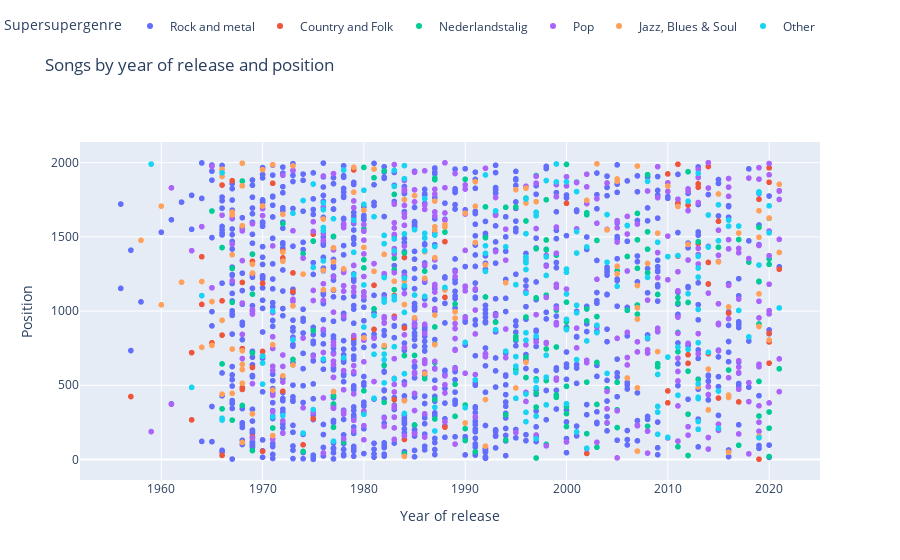

The cell this chart's notebook holds for it:
### Code cell
data['Supersupergenre'] = data['Supergenre']

data.loc[data['Supergenre'] == 'Jazz', 'Supersupergenre'] = 'Jazz, Blues & Soul'
data.loc[data['Supergenre'] == 'Blues', 'Supersupergenre'] = 'Jazz, Blues & Soul'
data.loc[data['Supergenre'] == 'Soul', 'Supersupergenre'] = 'Jazz, Blues & Soul'

data.loc[data['Supergenre'] == 'Rock', 'Supersupergenre'] = 'Rock and metal'
data.loc[data['Supergenre'] == 'Metal', 'Supersupergenre'] = 'Rock and metal'

data.loc[data['Supergenre'] == 'Country', 'Supersupergenre'] = 'Country and Folk'
data.loc[data['Supergenre'] == 'Folk', 'Supersupergenre'] = 'Country and Folk'

data.loc[data['Supergenre'] == 'Reggae', 'Supersupergenre'] = 'Other'
data.loc[data['Supergenre'] == 'Hiphop', 'Supersupergenre'] = 'Other'
data.loc[data['Supergenre'] == 'Classical', 'Supersupergenre'] = 'Other'
data.loc[data['Supergenre'] == 'Latin', 'Supersupergenre'] = 'Other'
data.loc[data['Supergenre'] == 'None', 'Supersupergenre'] = 'Other'
data.loc[data['Supergenre'] == 'Electronic', 'Supersupergenre'] = 'Other'

fig = px.scatter(data, hover_name='Title', hover_data=['Artist'], color='Supersupergenre', x='Year of release', y='Position')

fig.update_layout(
    title = "Songs by year of release and position",
)

fig.update_layout(legend=dict(
    orientation="h",
    yanchor="bottom",
    y=1.3,
    xanchor="right",
    x=1
))

fig.show()

#writing the figure to html, figure is visible at: https://almaliezenga.github.io/Top2000/html/songs_supersupergenres
pio.write_html(fig, file='html/songs_supersupergenres.html', auto_open=True)
data.to_csv('data/data_supersupergenre.csv', header=False, index=False)

### Figure 1 — Plotly figure (JSON) as saved in the notebook; plotly's stock layout.template omitted (floating-point values rounded to 4 significant figures; data arrays with more than 128 entries replaced by an {"elided": "..."} marker saying what was removed)
{"data": [{"customdata": {"elided": "998x1 str values"}, "hovertemplate": "<b>%{hovertext}</b><br><br>Supersupergenre=Rock and metal<br>Year of release=%{x}<br>Position=%{y}<br>Artist=%{customdata[0]}<extra></extra>", "hovertext": {"elided": "998 str values"}, "legendgroup": "Rock and metal", "marker": {"color": "#636efa", "symbol": "circle"}, "mode": "markers", "name": "Rock and metal", "showlegend": true, "type": "scattergl", "x": {"elided": "998 int values"}, "xaxis": "x", "y": {"elided": "998 int values"}, "yaxis": "y"}, {"customdata": [["Danny Vera"], ["Simon & Garfunkel"], ["Johnny Cash"], ["Simon & Garfunkel"], ["Dolly Parton"], ["Leonard Cohen"], ["Simon & Garfunkel"], ["Tracy Chapman"], ["Johnny Cash"], ["Bob Dylan"], ["Mumford & Sons"], ["Lex Uiting"], ["Kenny Rogers & Dolly Parton"], ["Chris Stapleton"], ["Johnny Cash"], ["Jim Croce"], ["Mumford & Sons"], ["Simon & Garfunkel"], ["Leonard Cohen"], ["Johnny Cash"], ["Johnny Cash"], ["Passenger"], ["Danny Vera"], ["Mumford & Sons"], ["The Common Linnets"], ["Bob Dylan"], ["Simon & Garfunkel"], ["Leonard Cohen"], ["Bob Dylan"], ["Danny Vera"], ["Art Garfunkel"], ["Simon & Garfunkel"], ["Danny Vera"], ["Dolly Parton"], ["Leonard Cohen"], ["Clannad"], ["Leonard Cohen"], ["Bob Dylan"], ["Simon & Garfunkel"], ["Leonard Cohen"], ["Dolly Parton"], ["Bob Dylan"], ["Tracy Chapman"], ["John Denver & Placido Domingo"], ["First Aid Kit"], ["Simon & Garfunkel"], ["Joni Mitchell"], ["Stealers Wheel"], ["Taylor Swift"], ["Taylor Swift"], ["Johnny Cash"], ["Johnny Cash"], ["Willie Nelson"], ["The Dubliners"], ["Ben Howard"], ["Ralph McTell"], ["Danny Vera"], ["Tracy Chapman"], ["Janis Ian"], ["Taylor Swift"], ["Mumford & Sons"], ["Johnny Cash"], ["Jonathan Jeremiah"], ["Joe Buck"], ["Mumford & Sons"], ["Bob Dylan"], ["Mumford & Sons"], ["Leonard Cohen"], ["Chris Stapleton"], ["Tim Hardin"], ["Lady Antebellum"], ["Duncan Browne"], ["Taylor Swift"], ["Fink"], ["Birdy"]], "hovertemplate": "<b>%{hovertext}</b><br><br>Supersupergenre=Country and Folk<br>Year of release=%{x}<br>Position=%{y}<br>Artist=%{customdata[0]}<extra></extra>", "hovertext": ["Roller Coaster", "The Sound Of Silence", "Hurt", "Bridge Over Troubled Water", "Jolene", "Hallelujah", "The Boxer", "Fast Car", "Ring Of Fire", "Hurricane", "Little Lion Man", "Nao 't Zuuje", "Islands In The Stream", "Tennessee Whiskey", "I Walk The Line", "Time In A Bottle", "The Cave", "Mrs. Robinson", "Suzanne", "Folsom Prison Blues (Live)", "A Boy Named Sue", "Let Her Go", "Hold On To Let Go", "I Will Wait", "Calm After The Storm", "Blowin' In The Wind", "El Condor Pasa (If I Could)", "So Long Marianne", "Like A Rolling Stone", "The Weight", "Bright Eyes", "Homeward Bound", "Pressure Makes Diamonds (2020)", "9 To 5", "Dance Me To The End Of Love", "Theme From 'Harry's Game'", "You Want It Darker", "The Times They Are A-Changin'", "Scarborough Fair", "Take This Waltz", "I Will Always Love You", "Knockin' On Heaven's Door", "Baby Can I Hold You", "Perhaps Love", "My Silver Lining", "Cecilia", "Both Sides Now", "Stuck In The Middle With You", "All Too Well (Taylor's Version)", "Shake It Off", "San Quentin", "A Thing Called Love", "Always On My Mind", "The Wild Rover", "Keep Your Head Up", "Streets Of London", "The Devil's Son", "Talkin' Bout A Revolution", "At Seventeen", "Blank Space", "Lover Of The Light", "One", "Happiness", "The Way You Take Time", "Hopeless Wanderer", "I Want You", "Babel", "Famous Blue Raincoat", "Cold", "How Can We Hang On To A Dream", "Need You Now", "The Wild Places", "Cowboy Like Me", "Looking Too Closely", "Skinny Love"], "legendgroup": "Country and Folk", "marker": {"color": "#EF553B", "symbol": "circle"}, "mode": "markers", "name": "Country and Folk", "showlegend": true, "type": "scattergl", "x": [2019, 1966, 2002, 1970, 1974, 1984, 1969, 1988, 1963, 1975, 2010, 2017, 1983, 2015, 1957, 1972, 2010, 1968, 1968, 1968, 1969, 2012, 2020, 2012, 2014, 1963, 1970, 1968, 1965, 2020, 1979, 1966, 2020, 1981, 1984, 1983, 2016, 1964, 1966, 1988, 1983, 1973, 1988, 1981, 2014, 1970, 1968, 1973, 2021, 2014, 1969, 1972, 1984, 1964, 2011, 1972, 2013, 1988, 1975, 2015, 2012, 2000, 2011, 2019, 2013, 1966, 2013, 1971, 2020, 1967, 2010, 1979, 2020, 2014, 2011], "xaxis": "x", "y": [2, 28, 41, 55, 99, 135, 152, 218, 267, 275, 382, 388, 403, 414, 424, 460, 462, 472, 480, 485, 620, 648, 649, 706, 713, 720, 728, 747, 786, 792, 822, 838, 851, 877, 886, 965, 986, 1045, 1069, 1093, 1105, 1131, 1146, 1174, 1183, 1187, 1193, 1257, 1282, 1328, 1335, 1358, 1361, 1366, 1370, 1404, 1455, 1468, 1518, 1605, 1714, 1726, 1730, 1753, 1834, 1849, 1857, 1861, 1868, 1878, 1924, 1951, 1965, 1974, 1989], "yaxis": "y"}, {"customdata": {"elided": "176x1 str values"}, "hovertemplate": "<b>%{hovertext}</b><br><br>Supersupergenre=Nederlandstalig<br>Year of release=%{x}<br>Position=%{y}<br>Artist=%{customdata[0]}<extra></extra>", "hovertext": {"elided": "176 str values"}, "legendgroup": "Nederlandstalig", "marker": {"color": "#00cc96", "symbol": "circle"}, "mode": "markers", "name": "Nederlandstalig", "showlegend": true, "type": "scattergl", "x": {"elided": "176 int values"}, "xaxis": "x", "y": {"elided": "176 int values"}, "yaxis": "y"}, {"customdata": {"elided": "420x1 str values"}, "hovertemplate": "<b>%{hovertext}</b><br><br>Supersupergenre=Pop<br>Year of release=%{x}<br>Position=%{y}<br>Artist=%{customdata[0]}<extra></extra>", "hovertext": {"elided": "420 str values"}, "legendgroup": "Pop", "marker": {"color": "#ab63fa", "symbol": "circle"}, "mode": "markers", "name": "Pop", "showlegend": true, "type": "scattergl", "x": {"elided": "420 int values"}, "xaxis": "x", "y": {"elided": "420 int values"}, "yaxis": "y"}, {"customdata": {"elided": "137x1 str values"}, "hovertemplate": "<b>%{hovertext}</b><br><br>Supersupergenre=Jazz, Blues & Soul<br>Year of release=%{x}<br>Position=%{y}<br>Artist=%{customdata[0]}<extra></extra>", "hovertext": {"elided": "137 str values"}, "legendgroup": "Jazz, Blues & Soul", "marker": {"color": "#FFA15A", "symbol": "circle"}, "mode": "markers", "name": "Jazz, Blues & Soul", "showlegend": true, "type": "scattergl", "x": {"elided": "137 int values"}, "xaxis": "x", "y": {"elided": "137 int values"}, "yaxis": "y"}, {"customdata": {"elided": "194x1 str values"}, "hovertemplate": "<b>%{hovertext}</b><br><br>Supersupergenre=Other<br>Year of release=%{x}<br>Position=%{y}<br>Artist=%{customdata[0]}<extra></extra>", "hovertext": {"elided": "194 str values"}, "legendgroup": "Other", "marker": {"color": "#19d3f3", "symbol": "circle"}, "mode": "markers", "name": "Other", "showlegend": true, "type": "scattergl", "x": {"elided": "194 int values"}, "xaxis": "x", "y": {"elided": "194 int values"}, "yaxis": "y"}], "layout": {"legend": {"orientation": "h", "title": {"text": "Supersupergenre"}, "tracegroupgap": 0, "x": 1, "xanchor": "right", "y": 1.3, "yanchor": "bottom"}, "margin": {"t": 60}, "title": {"text": "Songs by year of release and position"}, "xaxis": {"anchor": "y", "domain": [0, 1], "title": {"text": "Year of release"}}, "yaxis": {"anchor": "x", "domain": [0, 1], "title": {"text": "Position"}}}}
